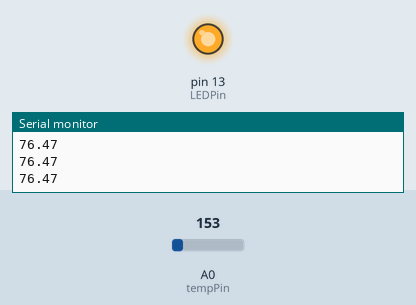
The sketch below on a simulated Arduino Uno, built with avr-gcc and run on an emulated ATmega328P. On the bench: output pins drawn as LEDs (lit = HIGH), the last lines printed to the serial monitor. Inputs (shaded band) come from the test bench; at power-on: A0 (tempPin) = 153.

Above: at 1.3 s.
1.4 s: A0 (tempPin) set to 142
At 2.7 s:
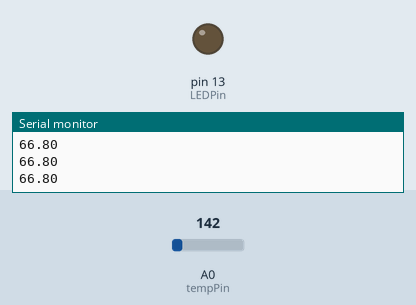
3.0 s: A0 (tempPin) set to 165
At 3.9 s:
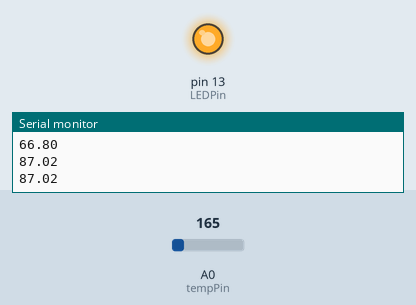
4.5 s: A0 (tempPin) set to 133
At 5.1 s:
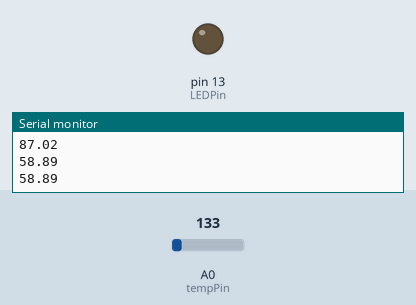
Timing chart, 0 to 7.5 s (numbered marks = the images above; inputs shaded):
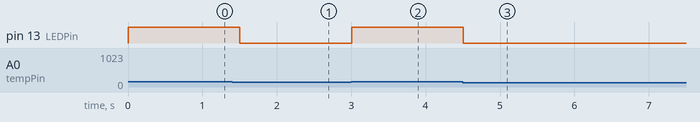

Measured:
- the behaviour switches between 152 and 151 on A0 (tempPin) (found by bisection; images 0 and 1)
- after the input at 1.4 s, pin 13 (LEDPin): HIGH → LOW after 0.10 s
- after the input at 3.0 s, pin 13 (LEDPin): LOW → HIGH at once
- after the input at 4.5 s, pin 13 (LEDPin): HIGH → LOW at once

The sketch:

temp_switch.ino
```cpp
int tempPin = 0;
int LEDPin = 13;
void setup()
{
pinMode(LEDPin, OUTPUT);
Serial.begin(9600);
}
void loop()
{
//get voltage reading from the temperature sensor
int reading = analogRead(tempPin);
float voltage = reading * 5.0;
voltage /= 1024.0; // short way of stating voltage = voltage / 1024.0
// Convert voltage to Celsius
float tempC = (voltage - 0.5) * 100 ;
// convert Celsius to Fahrenheit
float tempF = (tempC * 9.0 / 5.0) + 32.0;
// if Temperature is greater-than or equal to 75 turn LED on else leave
// LED off
if(tempF >= 75)
{
digitalWrite(LEDPin, HIGH);
}
else
{
digitalWrite(LEDPin, LOW);
}
// for debugging purposes shpow tempF data on Serial monitor
Serial.println(tempF); //Send tempF data to serial port.
delay (500);
}
```
